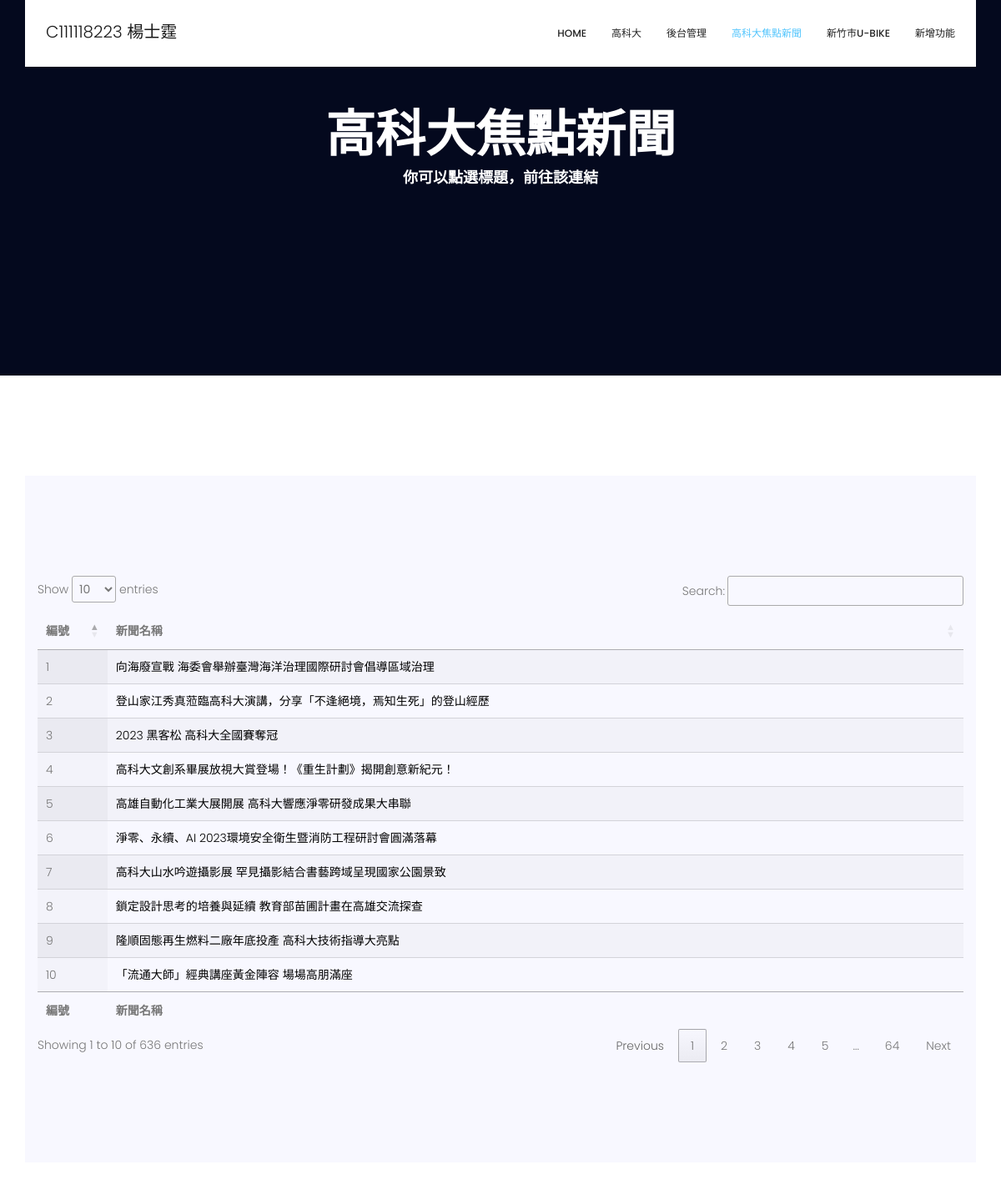
Before: /news/ (upper part) with the older database file.
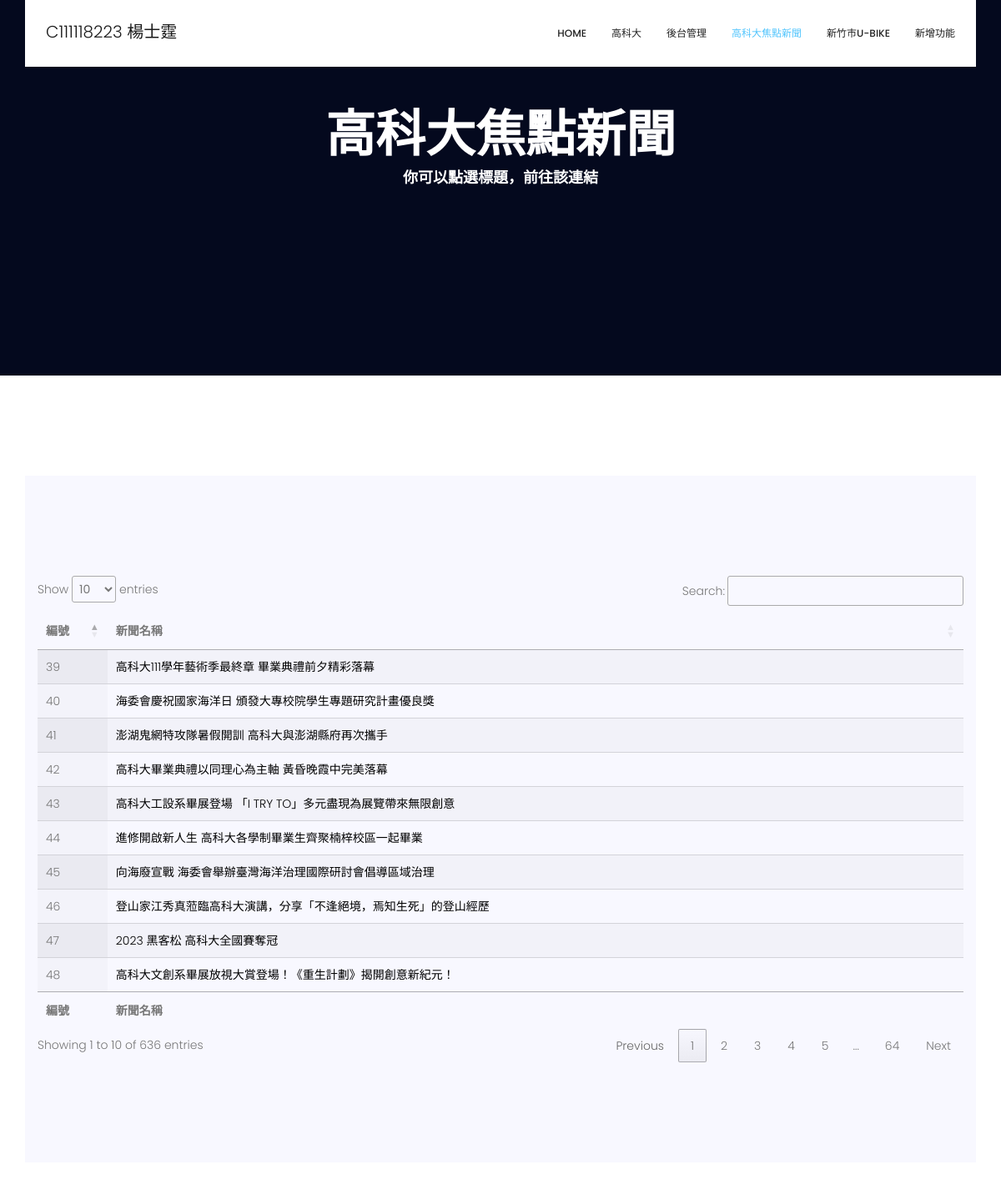
After: the same page with the newer database file.
### mysite/models.py (models this page shows, shortened)
class NKUSTnews(models.Model):
    date = models.CharField(max_length=200)
    title = models.CharField(max_length=200)
    url = models.CharField(max_length=200)

### mysite/views.py (the view)
# urls.py: path('news/', views.nkustnews),
def nkustnews(request):
    news = "active"
    datas = models.NKUSTnews.objects.all()
    return render(request, "nkustnews.html", locals())

### templates/nkustnews.html (shortened to what this page needs)
{% extends "base/base.html" %}
{% block content %}
<section class="banner_area">
  <div class="booking_table d_flex align-items-center" style="min-height: 450px">
      <div class="container">
          <div class="banner_content text-center">
              <h2>高科大焦點新聞</h2>
              <h4>你可以點選標題，前往該連結</h4>
          </div>
      </div>
  </div>
  <div class="hotel_booking_area position">
      <div class="container">
          <div class="hotel_booking_table">
          </div>
      </div>
  </div>
</section>
<div class="about_history_area section_gap">
  <div class="container">
    <section class="about_history_area section_gap" style="background-color: #F8F8FF;">
      <div class="container">
          <table id="example" class="display" style="width:100%">
              <thead>
                  <tr>
                      <th>編號</th>
                      <th>新聞名稱</th>
                  </tr>
              </thead>
              <tbody>
                {% for item in datas %}
                <tr>
                  <td>{{ item.id }}</td>
                  <td><a href = "{{ item.url }}" style = "color:black;" target = "blank">{{ item.title }}</a></td>
                </tr>
                {% endfor %}
              </tbody>
              <tfoot>
                  <tr>
                      <th>編號</th>
                      <th>新聞名稱</th>
                  </tr>
              </tfoot>
          </table>
      </div>
  </section>
  </div>
</div>
{% endblock %}

Changed rows visible on the page:
removed NKUSTnews: id "1", title "向海廢宣戰 海委會舉辦臺灣海洋治理國際研討會倡導區域治理"
removed NKUSTnews: id "2", title "登山家江秀真蒞臨高科大演講，分享「不逢絕境，焉知生死」的登山經歷"
removed NKUSTnews: id "3", title "2023 黑客松 高科大全國賽奪冠"
removed NKUSTnews: id "4", title "高科大文創系畢展放視大賞登場！《重生計劃》揭開創意新紀元！"
removed NKUSTnews: id "5", title "高雄自動化工業大展開展 高科大響應淨零研發成果大串聯"
removed NKUSTnews: id "6", title "淨零、永續、AI 2023環境安全衛生暨消防工程研討會圓滿落幕"
removed NKUSTnews: id "7", title "高科大山水吟遊攝影展 罕見攝影結合書藝跨域呈現國家公園景致"
removed NKUSTnews: id "8", title "鎖定設計思考的培養與延續 教育部苗圃計畫在高雄交流探查"
removed NKUSTnews: id "9", title "隆順固態再生燃料二廠年底投產 高科大技術指導大亮點"
removed NKUSTnews: id "10", title "「流通大師」經典講座黃金陣容 場場高朋滿座"
now on this page (row edited): NKUSTnews: id "39", title "高科大111學年藝術季最終章 畢業典禮前夕精彩落幕"
now on this page (row edited): NKUSTnews: id "40", title "海委會慶祝國家海洋日 頒發大專校院學生專題研究計畫優良獎"
now on this page (row edited): NKUSTnews: id "41", title "澎湖鬼網特攻隊暑假開訓 高科大與澎湖縣府再次攜手"
now on this page (row edited): NKUSTnews: id "42", title "高科大畢業典禮以同理心為主軸 黃昏晚霞中完美落幕"
now on this page (row edited): NKUSTnews: id "43", title "高科大工設系畢展登場 「I TRY TO」多元盡現為展覽帶來無限創意"
now on this page (row edited): NKUSTnews: id "44", title "進修開啟新人生 高科大各學制畢業生齊聚楠梓校區一起畢業"
now on this page (row edited): NKUSTnews: id "45", title "向海廢宣戰 海委會舉辦臺灣海洋治理國際研討會倡導區域治理"
now on this page (row edited): NKUSTnews: id "46", title "登山家江秀真蒞臨高科大演講，分享「不逢絕境，焉知生死」的登山經歷"
now on this page (row edited): NKUSTnews: id "47", title "2023 黑客松 高科大全國賽奪冠"
now on this page (row edited): NKUSTnews: id "48", title "高科大文創系畢展放視大賞登場！《重生計劃》揭開創意新紀元！"
